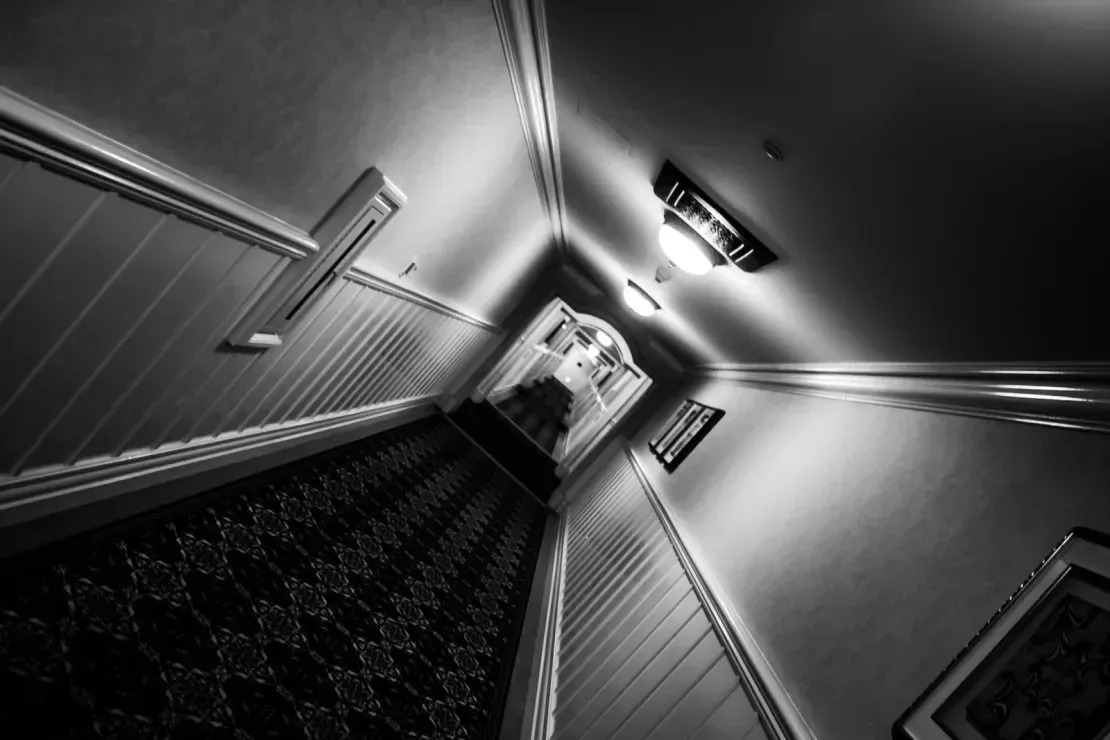
#> input picture lab-1/images/tilted-photo.jpg, 1110 x 740 px
$ jupyter execute 04_image_transformations.ipynb
#> lines starting #> are read from the running program, lines starting #| are printed output that depends on the picture; long printed decimals are rounded
[cell 1]
import cv2
import numpy as np
import matplotlib.pyplot as plt

## Project 4: Image Transformations (Translation + Rotation)

### 4.1 Overview

In this project, we learn how to apply geometric transformations to images using OpenCV. We'll work with a tilted photo to estimate the tilt angle and rotate it to straighten the scene.

### 4.2 Objectives

- Understand image rotation and translation
- Estimate the tilt angle of an image
- Apply inverse rotation to straighten the scene
- Compare before and after transformations

### 4.3 Step 1: Load and Display the Tilted Image

[cell 2]
image = cv2.imread('./images/tilted-photo.jpg')
#> image is the input picture: shape (740, 1110, 3); min 0, max 255, mean 70.5
image_rgb = cv2.cvtColor(image, cv2.COLOR_BGR2RGB)

# Get image dimensions
height, width = image_rgb.shape[:2]
#> height = 740; width = 1110

# Display the original tilted image
plt.figure(figsize=(10, 6))
plt.imshow(image_rgb)
plt.title("Original Tilted Image")
plt.axis("off")
plt.show()

print(f"Image dimensions: {width}x{height}")
#| Image dimensions: 1110x740

### 4.4 Step 2: Estimate the Tilt Angle

[cell 3]
estimated_angle = 42
print(f"Estimated tilt angle: {estimated_angle}°")

### 4.5 Step 3: Apply Rotation to Straighten the Image

[cell 4]
# Calculate the center of the image
center = (width // 2, height // 2)
#> center = (555, 370)
# Get rotation matrix
rotation_matrix = cv2.getRotationMatrix2D(center, estimated_angle, 1.0)

print(f"Rotation matrix : \n{rotation_matrix}")
#| Rotation matrix :
#| [[   0.7431    0.6691 -105.024]
#|  [  -0.6691    0.7431  466.404 ]]

# Apply rotation
rotated_image = cv2.warpAffine(image_rgb, rotation_matrix, (width, height))
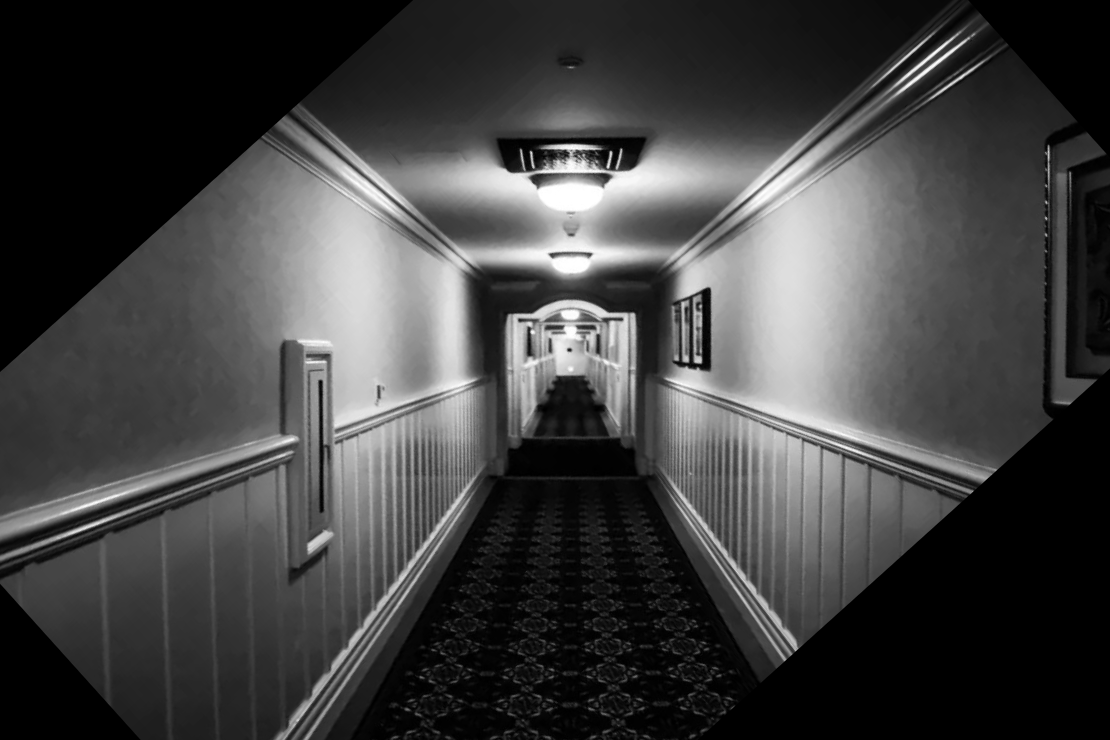
#> rotated_image: shape (740, 1110, 3); min 0, max 255, mean 65.5

# Display the rotated image
plt.figure(figsize=(10, 6))
plt.imshow(rotated_image)
plt.title(f"Rotated Image (Corrected by  {estimated_angle}°)")
plt.axis("off")
plt.show()

### 4.6 Step 4: Compare Before and After

[cell 5]
# Create side-by-side comparison
fig, (ax1, ax2) = plt.subplots(1, 2, figsize=(15, 6))

# Before: Original tilted image
ax1.imshow(image_rgb)
ax1.set_title(f"Before: Tilted Image\n(Angle: {estimated_angle}°)")
ax1.axis("off")

# After: Straightened image
ax2.imshow(rotated_image)
ax2.set_title(f"After: Straightened Image\n(Correction: {estimated_angle}°)")
ax2.axis("off")

plt.tight_layout()
plt.show()
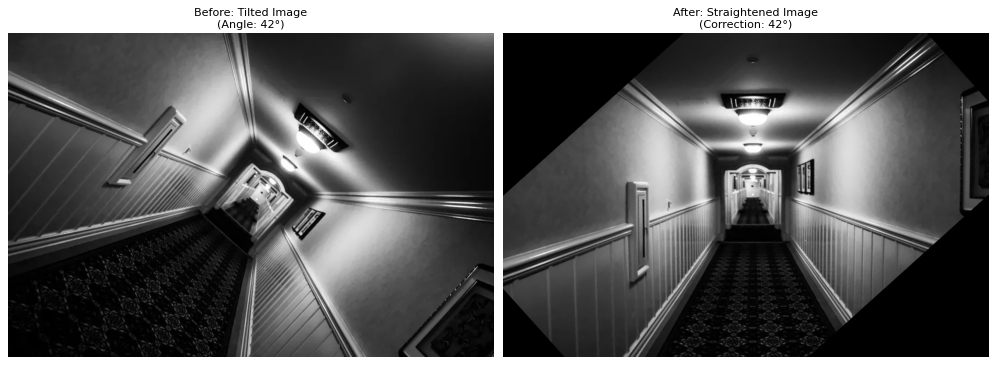
#> figure drawn by matplotlib, 2 panels

$ run again, with lab-1/images/clean_image.jpg copied over lab-1/images/tilted-photo.jpg
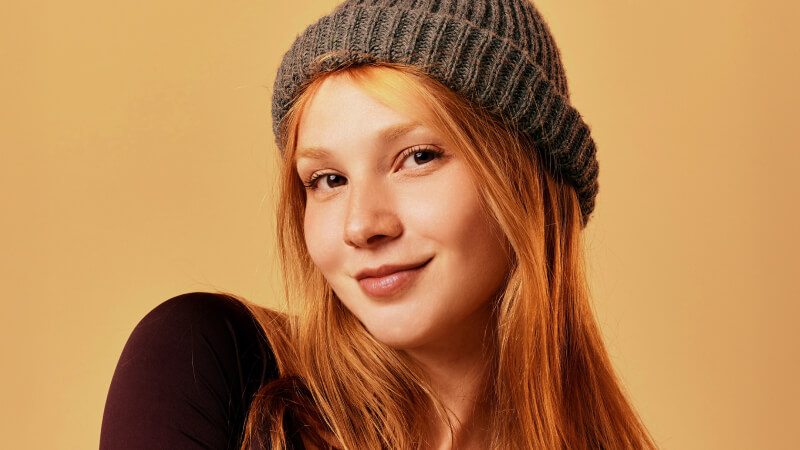
#> input picture lab-1/images/clean_image.jpg, 800 x 450 px
#> image is the input picture: shape (450, 800, 3); mean B, G, R 80.2, 129.5, 181.4
#| Image dimensions: 800x450
#| Rotation matrix :
#| [[  0.7431   0.6691 -47.812]
#|  [ -0.6691   0.7431 325.445]]
#> `rotated_image = cv2.warpAffine(image_rgb, rotation_matrix, (width, hei..`:
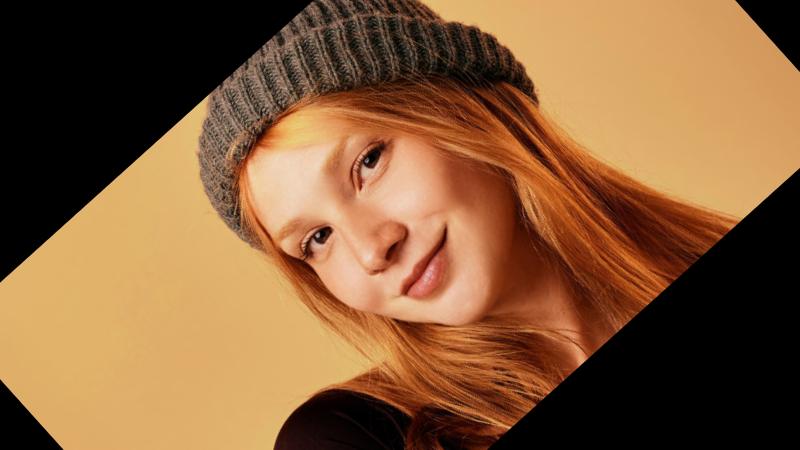
#> rotated_image: shape (450, 800, 3); mean R, G, B 132.8, 92.9, 57.4
#> `plt.show()`:
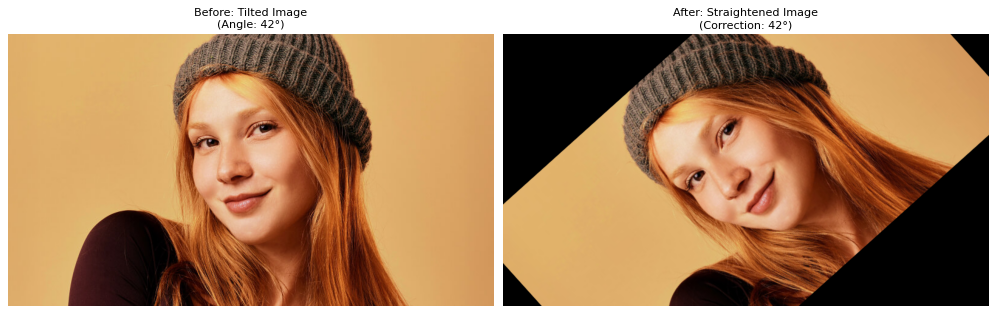
#> figure drawn by matplotlib, 2 panels

$ run again, with lab-1/images/football-match.jpg copied over lab-1/images/tilted-photo.jpg
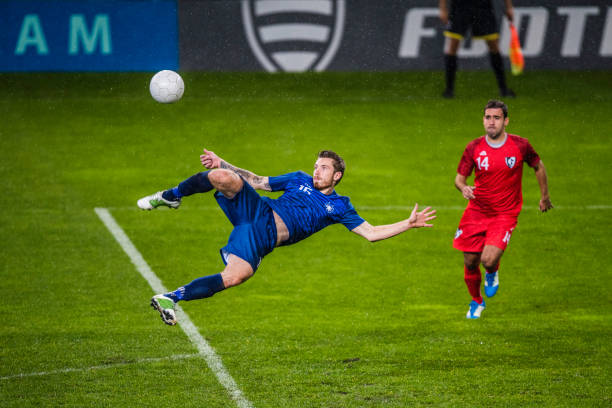
#> input picture lab-1/images/football-match.jpg, 612 x 408 px
#> image is the input picture: shape (408, 612, 3); mean B, G, R 31.9, 103.6, 85
#| Image dimensions: 612x408
#| Rotation matrix :
#| [[  0.7431   0.6691 -57.905]
#|  [ -0.6691   0.7431 257.152]]
#> `rotated_image = cv2.warpAffine(image_rgb, rotation_matrix, (width, hei..`:
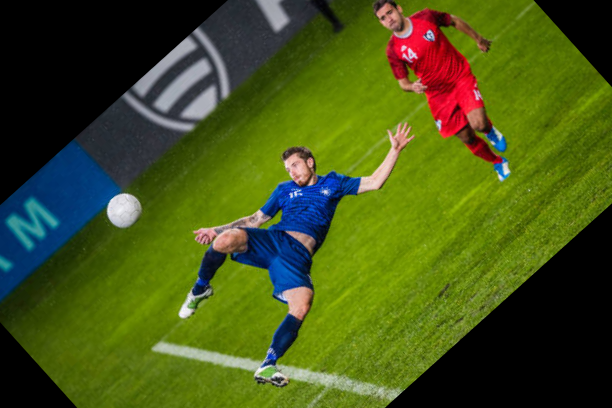
#> rotated_image: shape (408, 612, 3); mean R, G, B 70, 84.6, 25.5
#> `plt.show()`:
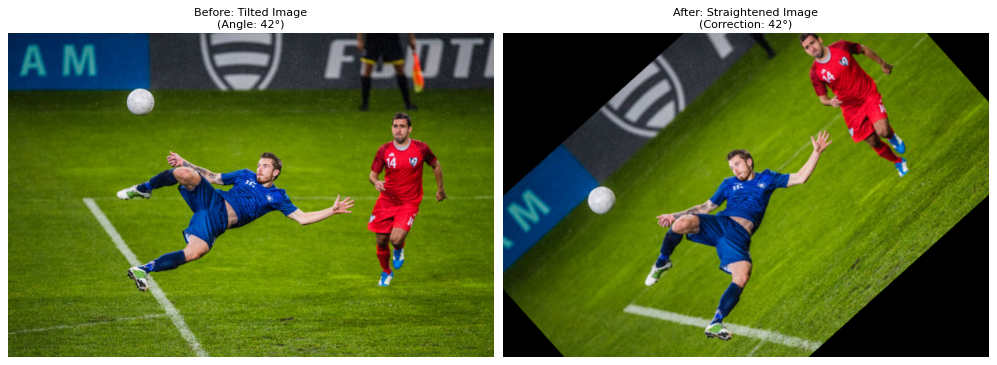
#> figure drawn by matplotlib, 2 panels

$ run again, with lab-1/images/night-photo.jpg copied over lab-1/images/tilted-photo.jpg
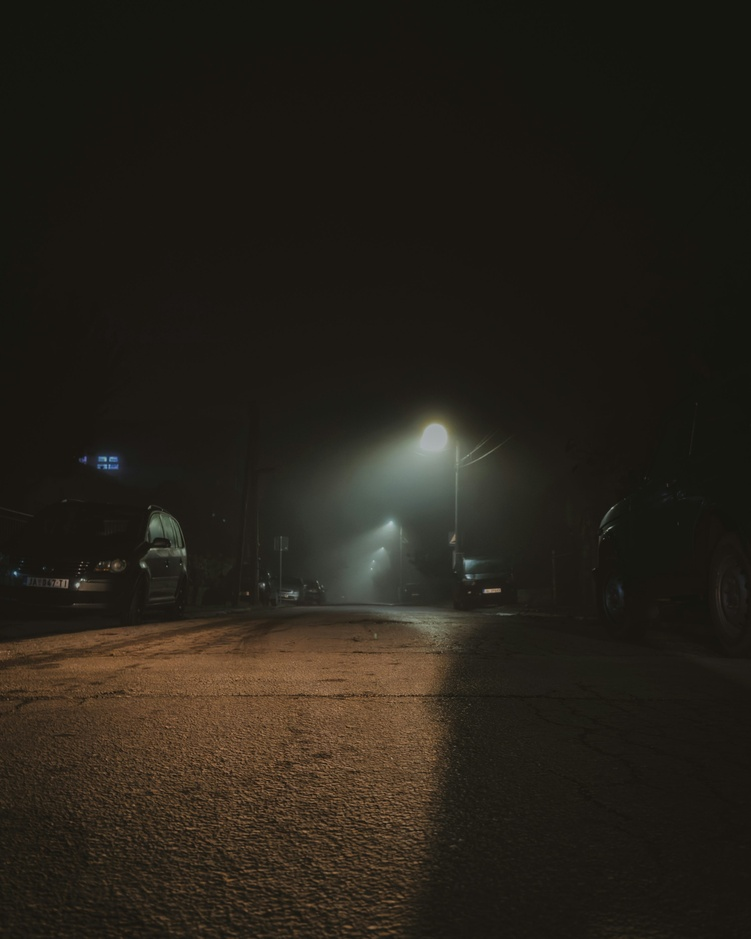
#> input picture lab-1/images/night-photo.jpg, 751 x 939 px, shrunk from 3000 x 3750 before the run
#> image is the input picture: shape (939, 751, 3); mean B, G, R 25.4, 33.5, 38.2
#| Image dimensions: 751x939
#| Rotation matrix :
#| [[   0.7431    0.6691 -217.502]
#|  [  -0.6691    0.7431  371.389]]
#> `rotated_image = cv2.warpAffine(image_rgb, rotation_matrix, (width, hei..`:
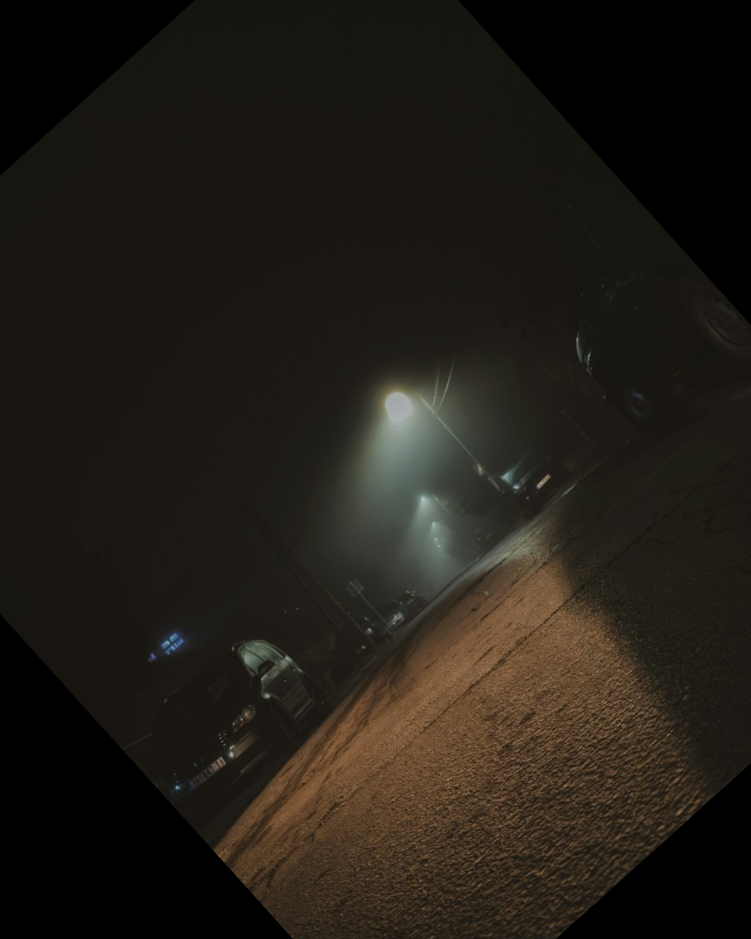
#> rotated_image: shape (939, 751, 3); mean R, G, B 33.6, 29.2, 22.1
#> `plt.show()`:
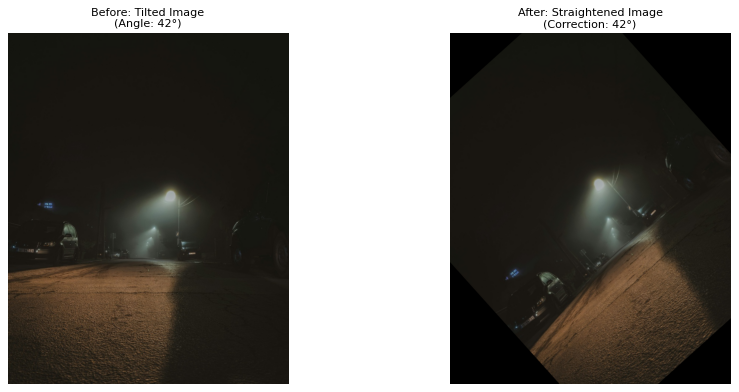
#> figure drawn by matplotlib, 2 panels
